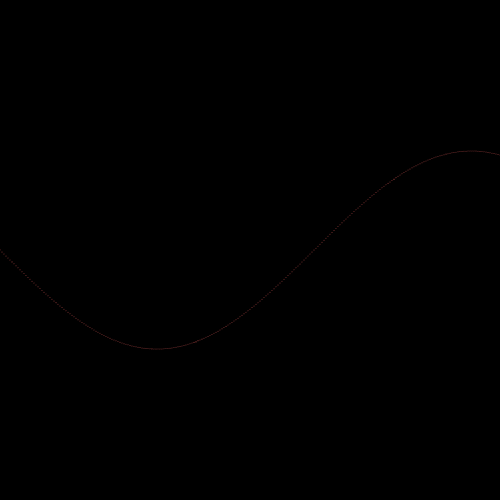
Frame 1 (no input)
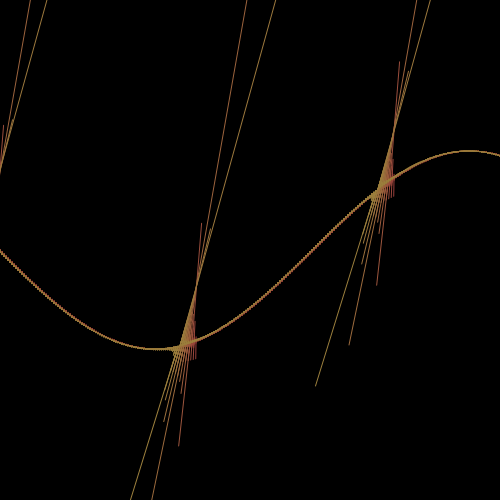
Frame 60 (no input)
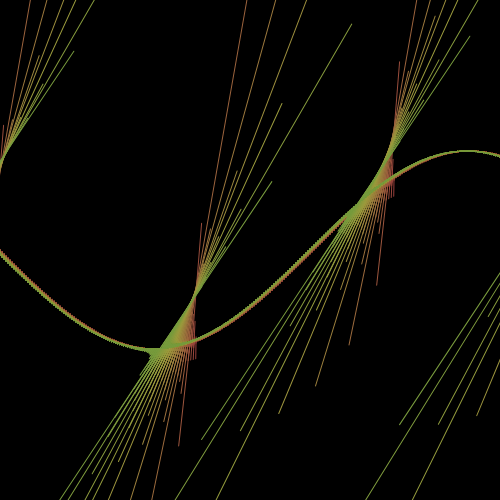
Frame 120 (the mouse pressed at the canvas centre since frame 60)

The p5.js sketch that drew these frames (run headless with seeded random() and noise() and a simulated clock; from frame 60 on, the mouse is pressed at the canvas centre):

// p5.js sketch
// ── sketch.js
// ColorSwirl (p5.js 2.3.4 port of a #p5t Processing sketch)
// https://github.com/madparker/-p5t/blob/main/%23p5t/ArtSketch/08_29_2020/ColorSwirl/ColorSwirl.pde
// #p5t/ArtSketch/08_29_2020/ColorSwirl/ColorSwirl.pde

let a = 0,
  f = 0,
  inc;

function setup() {
  createCanvas(500, 500);
  inc = PI / 99;
  colorMode(HSB, 255);
  background(0); // clear()
}

function draw() {
  f += 0.005;
  a = f;
  stroke((f * 99) % 255, 155, 155);
  for (let i = -100; i < 600; i = i + 2) {
    push();
    translate(i, 250 + sin((i + f * 9) / 100) * 99);
    rotate(f);
    line(0, 0, 0, tan(a) * (f % 9));
    a = a + inc;
    pop();
  }
}
//#p5t

// ---- Original Processing source: #p5t/ArtSketch/08_29_2020/ColorSwirl/ColorSwirl.pde
/*
float a,f,inc=PI/99;
void setup(){size(500,500);colorMode(HSB,255);clear();}
void draw(){f+=.005;a=f;
 stroke(f*99%255,155,155);
 for(int i=-100;i<600;i=i+2){
  push();
  translate(i,250+sin((i+f*9)/100f)*99);
  rotate(f);
  line(0,0,0,tan(a)*(f%9));
   a=a+inc;
   pop();}
}//#p5t
*/
